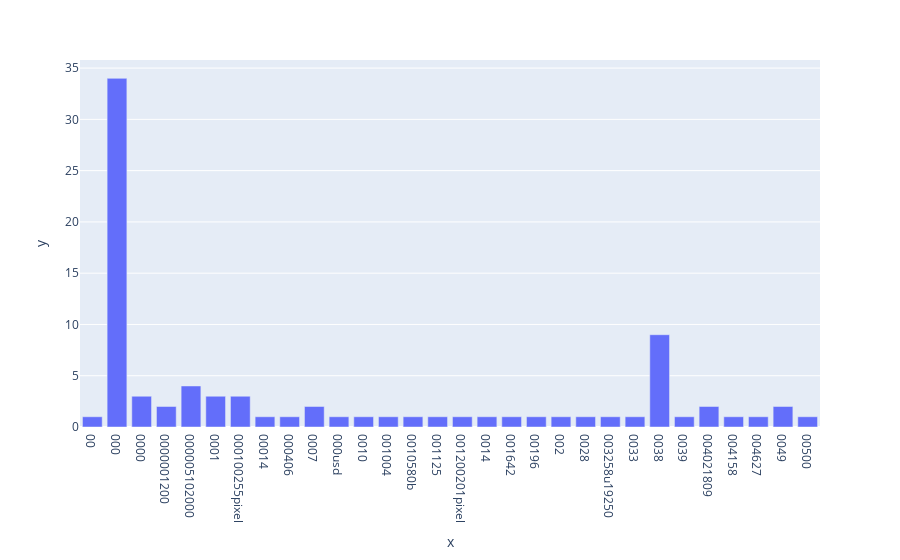

Notebook source saved alongside this figure:
### Code cell
# using a nicer interactive visualization plot
import plotly.express as px
px.bar(x=count_vect.get_feature_names()[:30], y=term_frequencies[:30])

### Figure 1 — Plotly figure (JSON) as saved in the notebook; plotly's stock layout.template omitted (floating-point values rounded to 4 significant figures)
{"data": [{"alignmentgroup": "True", "hovertemplate": "x=%{x}<br>y=%{y}<extra></extra>", "legendgroup": "", "marker": {"color": "#636efa", "pattern": {"shape": ""}}, "name": "", "offsetgroup": "", "orientation": "v", "showlegend": false, "textposition": "auto", "type": "bar", "x": ["00", "000", "0000", "0000001200", "000005102000", "0001", "000100255pixel", "00014", "000406", "0007", "000usd", "0010", "001004", "0010580b", "001125", "001200201pixel", "0014", "001642", "00196", "002", "0028", "003258u19250", "0033", "0038", "0039", "004021809", "004158", "004627", "0049", "00500"], "xaxis": "x", "y": [1, 34, 3, 2, 4, 3, 3, 1, 1, 2, 1, 1, 1, 1, 1, 1, 1, 1, 1, 1, 1, 1, 1, 9, 1, 2, 1, 1, 2, 1], "yaxis": "y"}], "layout": {"barmode": "relative", "legend": {"tracegroupgap": 0}, "margin": {"t": 60}, "xaxis": {"anchor": "y", "domain": [0, 1], "title": {"text": "x"}}, "yaxis": {"anchor": "x", "domain": [0, 1], "title": {"text": "y"}}}}
